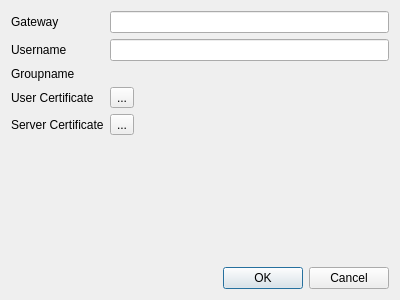
<?xml version="1.0" encoding="UTF-8"?>
<ui version="4.0">
 <class>Dialog</class>
 <widget class="QDialog" name="Dialog">
  <property name="geometry">
   <rect>
    <x>0</x>
    <y>0</y>
    <width>400</width>
    <height>300</height>
   </rect>
  </property>
  <property name="windowTitle">
   <string>Dialog</string>
  </property>
  <layout class="QGridLayout" name="gridLayout_2">
   <item row="0" column="0">
    <layout class="QFormLayout" name="formLayout">
     <item row="1" column="0">
      <widget class="QLabel" name="label">
       <property name="text">
        <string>Gateway</string>
       </property>
      </widget>
     </item>
     <item row="1" column="1">
      <widget class="QLineEdit" name="lineEdit">
       <property name="text">
        <string/>
       </property>
      </widget>
     </item>
     <item row="2" column="0">
      <widget class="QLabel" name="label_2">
       <property name="text">
        <string>Username</string>
       </property>
      </widget>
     </item>
     <item row="2" column="1">
      <widget class="QLineEdit" name="lineEdit_2">
       <property name="text">
        <string/>
       </property>
      </widget>
     </item>
     <item row="6" column="0">
      <widget class="QLabel" name="label_3">
       <property name="text">
        <string>User Certificate</string>
       </property>
      </widget>
     </item>
     <item row="6" column="1">
      <widget class="QToolButton" name="userToolButton">
       <property name="text">
        <string>...</string>
       </property>
      </widget>
     </item>
     <item row="8" column="1">
      <widget class="QToolButton" name="serverToolButton">
       <property name="text">
        <string>...</string>
       </property>
      </widget>
     </item>
     <item row="8" column="0">
      <widget class="QLabel" name="label_4">
       <property name="text">
        <string>Server Certificate</string>
       </property>
      </widget>
     </item>
     <item row="3" column="0">
      <widget class="QLabel" name="label_5">
       <property name="text">
        <string>Groupname</string>
       </property>
      </widget>
     </item>
     <item row="3" column="1">
      <widget class="QLabel" name="group_label">
       <property name="text">
        <string/>
       </property>
      </widget>
     </item>
    </layout>
   </item>
   <item row="1" column="0">
    <layout class="QGridLayout" name="gridLayout">
     <item row="0" column="0">
      <widget class="QDialogButtonBox" name="buttonBox">
       <property name="orientation">
        <enum>Qt::Horizontal</enum>
       </property>
       <property name="standardButtons">
        <set>QDialogButtonBox::Cancel|QDialogButtonBox::Ok</set>
       </property>
      </widget>
     </item>
    </layout>
   </item>
  </layout>
 </widget>
 <resources/>
 <connections>
  <connection>
   <sender>buttonBox</sender>
   <signal>accepted()</signal>
   <receiver>Dialog</receiver>
   <slot>accept()</slot>
   <hints>
    <hint type="sourcelabel">
     <x>248</x>
     <y>254</y>
    </hint>
    <hint type="destinationlabel">
     <x>157</x>
     <y>274</y>
    </hint>
   </hints>
  </connection>
  <connection>
   <sender>buttonBox</sender>
   <signal>rejected()</signal>
   <receiver>Dialog</receiver>
   <slot>reject()</slot>
   <hints>
    <hint type="sourcelabel">
     <x>316</x>
     <y>260</y>
    </hint>
    <hint type="destinationlabel">
     <x>286</x>
     <y>274</y>
    </hint>
   </hints>
  </connection>
 </connections>
</ui>
